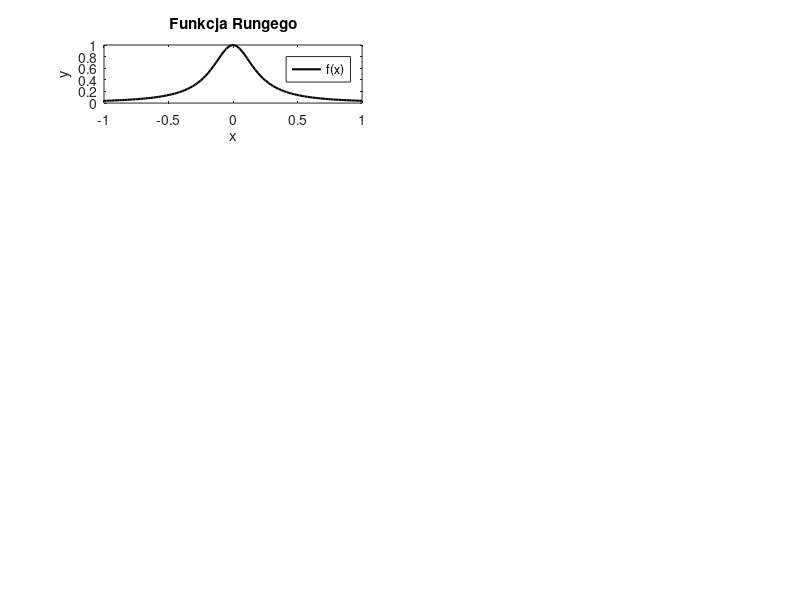

This chart was generated by the following MATLAB code: (Note: this script raises an error after producing the figure.)
x = linspace(-1,1,100);
f = @(x) (1./(1+25*x.^2));
y = f(x);

n_values = [2, 4, 10, 20, 30, 40, 50, 80, 90];

figure();
% wykres f(x)
subplot(ceil((length(n_values)+1)/2),2,1)
plot(x, y, 'k-', 'LineWidth', 1.5);
legend('f(x)');
title('Funkcja Rungego');
xlabel('x');
ylabel('y');

for i = 1:length(n_values)
    n = n_values(i);
    x_n = [x(1), x(int32(n/2 + 1):int32(end-n/2)), x(end)];
    y_n = f(x_n);
    
    % interpolacja
    p = interpolacja_newtona(x_n, y_n, x);
    
    % wykres
    subplot(ceil((length(n_values)+1)/2),2,i+1)
    plot(x, p, 'b-', 'LineWidth', 1.5);
    legend(['n=' num2str(n)]);
    title('Interpolacja funkcji Rungego');
    xlabel('x');
    ylabel('y');
end
